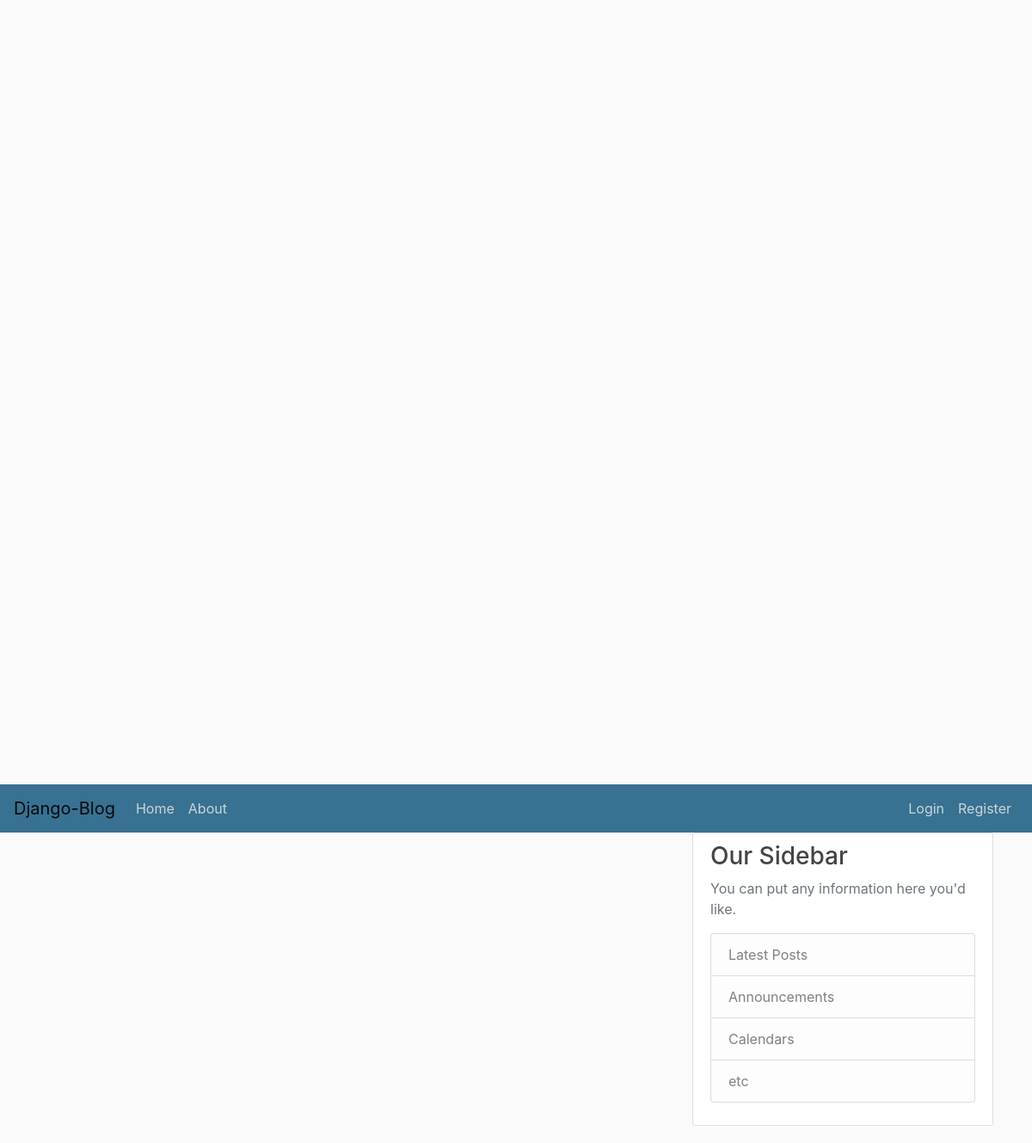
The app's page /, older data.
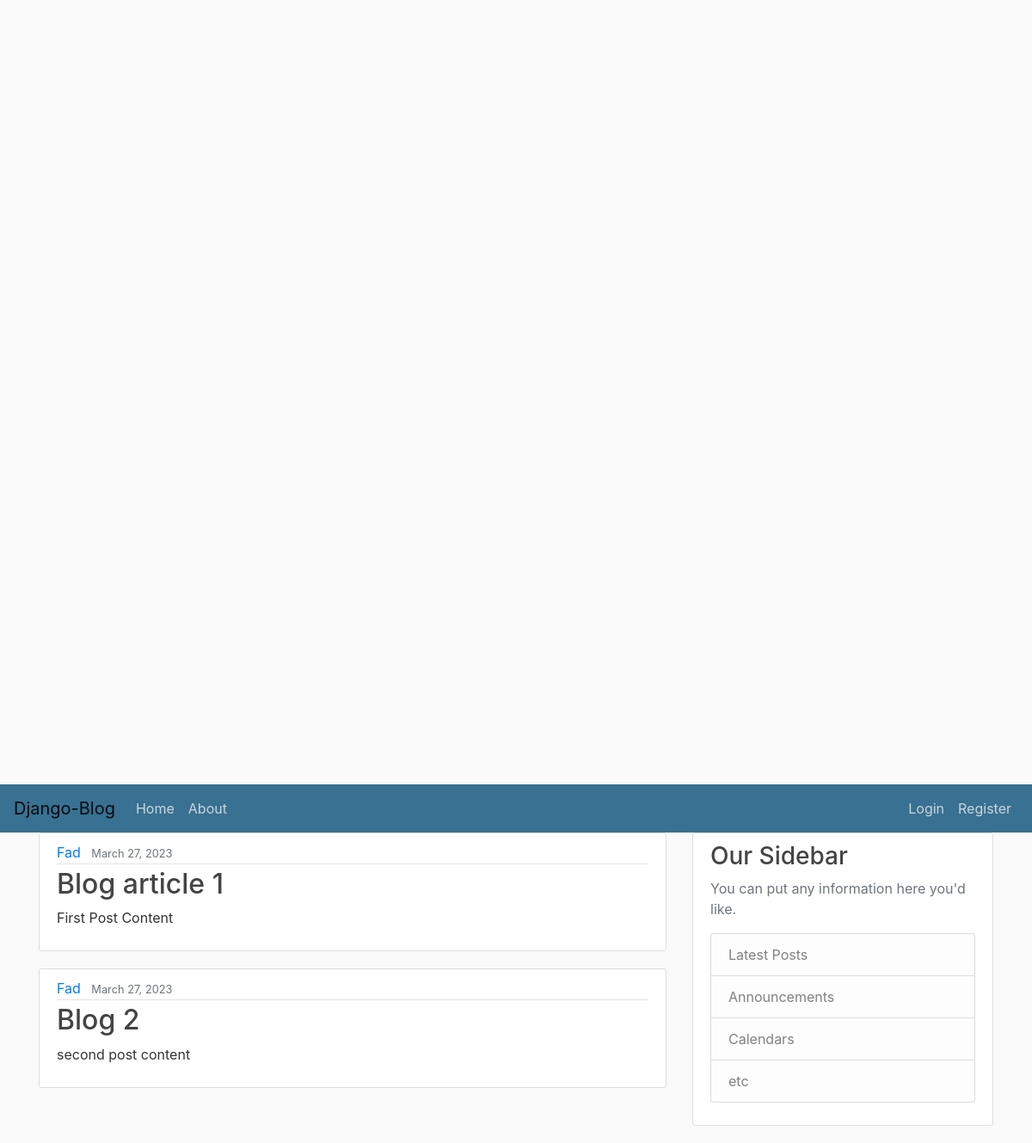
The same page, newer data.
### blog/models.py (models this page shows, shortened)
class Post(models.Model):
    title = models.CharField(max_length=100)
    content = models.TextField()
    date_posted = models.DateTimeField(default=timezone.now)
    author = models.ForeignKey(User, on_delete=models.CASCADE)

### blog/views.py (the view)
# urls.py: path('', views.home, name='blog-home'),
def home(request):
    content = {
        'posts': Post.objects.all()
    }
    return render(request, 'blog/home.html', content)

### blog/templates/blog/home.html
    {% extends "blog/base.html" %}
    {% block content %}
        {% for post in posts %}
            <article class="media content-section">
              <div class="media-body">
                <div class="article-metadata">
                  <a class="mr-2" href="#">{{ post.author }}</a>
                  <small class="text-muted">{{ post.date_posted|date:"F d, Y" }}</small>
                </div>
                <h2><a class="article-title" href="#">{{ post.title }}</a></h2>
                <p class="article-content">{{ post.content }}</p>
              </div>
            </article>
        {% endfor %}
    {% endblock content %}

### blog/templates/blog/base.html (shortened to what this page needs)
{% load static %}
<!DOCTYPE html>
<html>
<head>
    <link rel="stylesheet" href="https://cdn.jsdelivr.net/npm/bootstrap@4.3.1/dist/css/bootstrap.min.css">
    <link rel="stylesheet" href="{% static 'blog/main.css' %}">
</head>
<body>
    <header class="site-header">
      <nav class="navbar navbar-expand-lg navbar-light" style="background-color: #387191;">
          <a class="navbar-brand" href="{% url 'blog-home' %}">Django-Blog</a>
          <div class="collapse navbar-collapse" id="navbarToggle">
            <div class="navbar-nav mr-auto">
              <a class="nav-item nav-link" href="{% url 'blog-home' %}">Home</a>
              <a class="nav-item nav-link" href="{% url 'blog-about' %}">About</a>
            </div>
            <div class="navbar-nav">
                {% if user.is_authenticated %}
                    <a class="nav-item nav-link" href="{% url 'logout' %}">Logout</a>
               {%  else %}
                  <a class="nav-item nav-link" href="{% url 'login' %}">Login</a>
                  <a class="nav-item nav-link" href="{%  url 'register' %}">Register</a>
                {% endif %}
            </div>
          </div>
      </nav>
    </header>
    <main role="main" class="container">
      <div class="row">
        <div class="col-md-8">
            {% block content %}{% endblock %}
        </div>
        <div class="col-md-4">
          <div class="content-section">
            <h3>Our Sidebar</h3>
            <p class='text-muted'>You can put any information here you'd like.
              <ul class="list-group">
                <li class="list-group-item list-group-item-light">Latest Posts</li>
                <li class="list-group-item list-group-item-light">Announcements</li>
                <li class="list-group-item list-group-item-light">Calendars</li>
                <li class="list-group-item list-group-item-light">etc</li>
              </ul>
            </p>
          </div>
        </div>
      </div>
    </main>
</body>
</html>

### blog/templates/blog/static/blog/main.css (style rules this page uses)
body { background: #fafafa; color: #333333; margin-top: 57rem; }
h1, h2, h3, h4, h5, h6 { color: #444444; }
ul { margin: 0; }
.site-header .navbar-nav .nav-link { color: #cbd5db; }
.content-section { background: #ffffff; padding: 10px 20px; border: 1px solid #dddddd; border-radius: 3px; margin-bottom: 20px; }
.article-title { color: #444444; }
.article-content { white-space: pre-line; }
.article-metadata { padding-bottom: 1px; margin-bottom: 4px; border-bottom: 1px solid #e3e3e3 }

Row changes from the older to the newer data that the page shows:
added Post: author "Fad", date_posted "March 27, 2023", title "Blog article 1", content "First Post Content"
added Post: author "Fad", date_posted "March 27, 2023", title "Blog 2", content "second post content"
